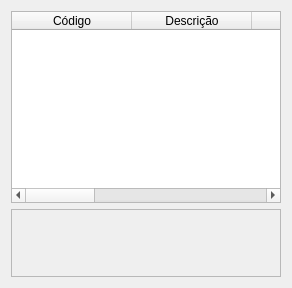
      <widget class="QWidget" name="subFornecedores">
       <property name="windowTitle">
        <string>Fornecedores</string>
       </property>
       <layout class="QVBoxLayout" name="verticalLayout_8">
        <item>
         <widget class="QTableWidget" name="gridFornecedores">
          <attribute name="horizontalHeaderDefaultSectionSize">
           <number>120</number>
          </attribute>
          <attribute name="horizontalHeaderMinimumSectionSize">
           <number>100</number>
          </attribute>
          <column>
           <property name="text">
            <string>Código</string>
           </property>
          </column>
          <column>
           <property name="text">
            <string>Descrição</string>
           </property>
          </column>
          <column>
           <property name="text">
            <string>TIPINS</string>
           </property>
          </column>
          <column>
           <property name="text">
            <string>Inscrição</string>
           </property>
          </column>
          <column>
           <property name="text">
            <string>Telefone</string>
           </property>
          </column>
          <column>
           <property name="text">
            <string>Email</string>
           </property>
          </column>
          <column>
           <property name="text">
            <string>Endereço</string>
           </property>
          </column>
         </widget>
        </item>
        <item>
         <widget class="QFrame" name="fraBotoesFornecedores">
          <property name="frameShape">
           <enum>QFrame::StyledPanel</enum>
          </property>
          <property name="frameShadow">
           <enum>QFrame::Raised</enum>
          </property>
          <layout class="QHBoxLayout" name="horizontalLayout_8">
           <item>
            <widget class="QPushButton" name="btnInserirFornecedores">
             <property name="minimumSize">
              <size>
               <width>48</width>
               <height>48</height>
              </size>
             </property>
             <property name="maximumSize">
              <size>
               <width>48</width>
               <height>48</height>
              </size>
             </property>
             <property name="styleSheet">
              <string notr="true">background-color: transparent; 
border: none;</string>
             </property>
             <property name="text">
              <string/>
             </property>
             <property name="icon">
              <iconset resource="../icons/2_.qrc">
               <normaloff>:/icons/2x/insert.png</normaloff>:/icons/2x/insert.png</iconset>
             </property>
             <property name="iconSize">
              <size>
               <width>48</width>
               <height>48</height>
              </size>
             </property>
            </widget>
           </item>
           <item>
            <widget class="QPushButton" name="btnEditarFornecedores">
             <property name="minimumSize">
              <size>
               <width>48</width>
               <height>48</height>
              </size>
             </property>
             <property name="styleSheet">
              <string notr="true">background-color: transparent; 
border: none;</string>
             </property>
             <property name="text">
              <string/>
             </property>
             <property name="icon">
              <iconset resource="../icons/2_.qrc">
               <normaloff>:/icons/2x/edit.png</normaloff>:/icons/2x/edit.png</iconset>
             </property>
             <property name="iconSize">
              <size>
               <width>36</width>
               <height>36</height>
              </size>
             </property>
            </widget>
           </item>
           <item>
            <widget class="QPushButton" name="btnExcluirFornecedores">
             <property name="minimumSize">
              <size>
               <width>48</width>
               <height>48</height>
              </size>
             </property>
             <property name="styleSheet">
              <string notr="true">background-color: transparent; 
border: none;</string>
             </property>
             <property name="text">
              <string/>
             </property>
             <property name="icon">
              <iconset resource="../icons/2_.qrc">
               <normaloff>:/icons/2x/delete.png</normaloff>:/icons/2x/delete.png</iconset>
             </property>
             <property name="iconSize">
              <size>
               <width>36</width>
               <height>36</height>
              </size>
             </property>
            </widget>
           </item>
           <item>
            <spacer name="horizontalSpacer_8">
             <property name="orientation">
              <enum>Qt::Horizontal</enum>
             </property>
             <property name="sizeHint" stdset="0">
              <size>
               <width>40</width>
               <height>20</height>
              </size>
             </property>
            </spacer>
           </item>
           <item>
            <widget class="QPushButton" name="btnFecharFornecedores">
             <property name="minimumSize">
              <size>
               <width>48</width>
               <height>48</height>
              </size>
             </property>
             <property name="maximumSize">
              <size>
               <width>48</width>
               <height>48</height>
              </size>
             </property>
             <property name="styleSheet">
              <string notr="true">background-color: transparent; 
border: none;</string>
             </property>
             <property name="text">
              <string/>
             </property>
             <property name="icon">
              <iconset resource="../icons/2_.qrc">
               <normaloff>:/icons/2x/close.png</normaloff>:/icons/2x/close.png</iconset>
             </property>
             <property name="iconSize">
              <size>
               <width>40</width>
               <height>40</height>
              </size>
             </property>
            </widget>
           </item>
          </layout>
         </widget>
        </item>
       </layout>
      </widget>
